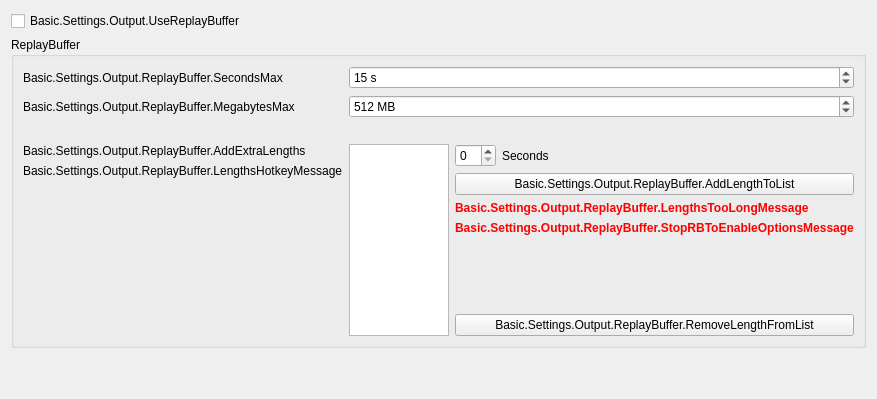
                   <widget class="QWidget" name="advOutputReplayTab">
                    <attribute name="title">
                     <string>ReplayBuffer</string>
                    </attribute>
                    <layout class="QVBoxLayout" name="verticalLayout_22">
                     <item>
                      <widget class="QCheckBox" name="advReplayBuf">
                       <property name="text">
                        <string>Basic.Settings.Output.UseReplayBuffer</string>
                       </property>
                      </widget>
                     </item>
                     <item>
                      <widget class="QGroupBox" name="advReplayBufferGroupBox">
                       <property name="sizePolicy">
                        <sizepolicy hsizetype="Preferred" vsizetype="Maximum">
                         <horstretch>0</horstretch>
                         <verstretch>0</verstretch>
                        </sizepolicy>
                       </property>
                       <property name="title">
                        <string>ReplayBuffer</string>
                       </property>
                       <property name="flat">
                        <bool>false</bool>
                       </property>
                       <property name="checkable">
                        <bool>false</bool>
                       </property>
                       <layout class="QFormLayout" name="formLayout_30">
                        <item row="0" column="0">
                         <widget class="QLabel" name="advRBSecMaxLabel">
                          <property name="text">
                           <string>Basic.Settings.Output.ReplayBuffer.SecondsMax</string>
                          </property>
                         </widget>
                        </item>
                        <item row="0" column="1">
                         <widget class="QSpinBox" name="advRBSecMax">
                          <property name="suffix">
                           <string notr="true"> s</string>
                          </property>
                          <property name="minimum">
                           <number>5</number>
                          </property>
                          <property name="maximum">
                           <number>21600</number>
                          </property>
                          <property name="value">
                           <number>15</number>
                          </property>
                         </widget>
                        </item>
                        <item row="2" column="1">
                         <widget class="QLabel" name="advRBEstimate">
                          <property name="text">
                           <string notr="true"/>
                          </property>
                         </widget>
                        </item>
                        <item row="1" column="1">
                         <widget class="QSpinBox" name="advRBMegsMax">
                          <property name="suffix">
                           <string> MB</string>
                          </property>
                          <property name="minimum">
                           <number>20</number>
                          </property>
                          <property name="maximum">
                           <number>8192</number>
                          </property>
                          <property name="value">
                           <number>512</number>
                          </property>
                         </widget>
                        </item>
                        <item row="1" column="0">
                         <widget class="QLabel" name="advRBMegsMaxLabel">
                          <property name="text">
                           <string>Basic.Settings.Output.ReplayBuffer.MegabytesMax</string>
                          </property>
                         </widget>
                        </item>
                        <item row="4" column="0">
                         <layout class="QVBoxLayout" name="advRBExtraLengthsDescVL">
                          <item>
                           <widget class="QLabel" name="advRBLengthsLabel">
                            <property name="text">
                             <string>Basic.Settings.Output.ReplayBuffer.AddExtraLengths</string>
                            </property>
                           </widget>
                          </item>
                          <item>
                           <widget class="QLabel" name="advRBExtraLengthsHotkeyMessage">
                            <property name="text">
                             <string>Basic.Settings.Output.ReplayBuffer.LengthsHotkeyMessage</string>
                            </property>
                            <property name="wordWrap">
                             <bool>true</bool>
                            </property>
                           </widget>
                          </item>
                          <item>
                           <spacer name="advRBExtraLengthsDescVS">
                            <property name="orientation">
                             <enum>Qt::Vertical</enum>
                            </property>
                            <property name="sizeHint" stdset="0">
                             <size>
                              <width>20</width>
                              <height>40</height>
                             </size>
                            </property>
                           </spacer>
                          </item>
                         </layout>
                        </item>
                        <item row="4" column="1">
                         <layout class="QHBoxLayout" name="advRBExtraLengthsEditHL">
                          <item>
                           <widget class="QListWidget" name="advRBLengthsList">
                            <property name="maximumSize">
                             <size>
                              <width>100</width>
                              <height>200</height>
                             </size>
                            </property>
                            <property name="selectionMode">
                             <enum>QAbstractItemView::ExtendedSelection</enum>
                            </property>
                           </widget>
                          </item>
                          <item>
                           <layout class="QVBoxLayout" name="verticalLayout_7">
                            <item>
                             <layout class="QHBoxLayout" name="horizontalLayout_24">
                              <item>
                               <widget class="QSpinBox" name="advRBLengthsSpinBox">
                                <property name="baseSize">
                                 <size>
                                  <width>0</width>
                                  <height>0</height>
                                 </size>
                                </property>
                               </widget>
                              </item>
                              <item>
                               <widget class="QLabel" name="label_69">
                                <property name="text">
                                 <string>Seconds</string>
                                </property>
                               </widget>
                              </item>
                              <item>
                               <spacer name="horizontalSpacer_27">
                                <property name="orientation">
                                 <enum>Qt::Horizontal</enum>
                                </property>
                                <property name="sizeHint" stdset="0">
                                 <size>
                                  <width>40</width>
                                  <height>20</height>
                                 </size>
                                </property>
                               </spacer>
                              </item>
                             </layout>
                            </item>
                            <item>
                             <widget class="QPushButton" name="advRBLengthsAddButton">
                              <property name="maximumSize">
                               <size>
                                <width>16777215</width>
                                <height>16777215</height>
                               </size>
                              </property>
                              <property name="text">
                               <string>Basic.Settings.Output.ReplayBuffer.AddLengthToList</string>
                              </property>
                             </widget>
                            </item>
                            <item>
                             <widget class="QLabel" name="advRBExtraLengthsTooHighMessage">
                              <property name="enabled">
                               <bool>true</bool>
                              </property>
                              <property name="font">
                               <font>
                                <weight>75</weight>
                                <bold>true</bold>
                               </font>
                              </property>
                              <property name="styleSheet">
                               <string notr="true">color: rgb(255, 0, 0);</string>
                              </property>
                              <property name="text">
                               <string>Basic.Settings.Output.ReplayBuffer.LengthsTooLongMessage</string>
                              </property>
                              <property name="wordWrap">
                               <bool>true</bool>
                              </property>
                             </widget>
                            </item>
                            <item>
                             <widget class="QLabel" name="advRBStopRBToEnableOptionsMessage">
                              <property name="enabled">
                               <bool>true</bool>
                              </property>
                              <property name="font">
                               <font>
                                <weight>75</weight>
                                <bold>true</bold>
                               </font>
                              </property>
                              <property name="styleSheet">
                               <string notr="true">color: rgb(255, 0, 0);</string>
                              </property>
                              <property name="text">
                               <string>Basic.Settings.Output.ReplayBuffer.StopRBToEnableOptionsMessage</string>
                              </property>
                              <property name="wordWrap">
                               <bool>true</bool>
                              </property>
                             </widget>
                            </item>
                            <item>
                             <spacer name="verticalSpacer_3">
                              <property name="orientation">
                               <enum>Qt::Vertical</enum>
                              </property>
                              <property name="sizeHint" stdset="0">
                               <size>
                                <width>20</width>
                                <height>40</height>
                               </size>
                              </property>
                             </spacer>
                            </item>
                            <item>
                             <widget class="QPushButton" name="advRBLengthsRemoveButton">
                              <property name="maximumSize">
                               <size>
                                <width>16777215</width>
                                <height>16777215</height>
                               </size>
                              </property>
                              <property name="text">
                               <string>Basic.Settings.Output.ReplayBuffer.RemoveLengthFromList</string>
                              </property>
                             </widget>
                            </item>
                           </layout>
                          </item>
                         </layout>
                        </item>
                       </layout>
                      </widget>
                     </item>
                     <item>
                      <spacer name="verticalSpacer">
                       <property name="orientation">
                        <enum>Qt::Vertical</enum>
                       </property>
                       <property name="sizeHint" stdset="0">
                        <size>
                         <width>20</width>
                         <height>40</height>
                        </size>
                       </property>
                      </spacer>
                     </item>
                    </layout>
                   </widget>
